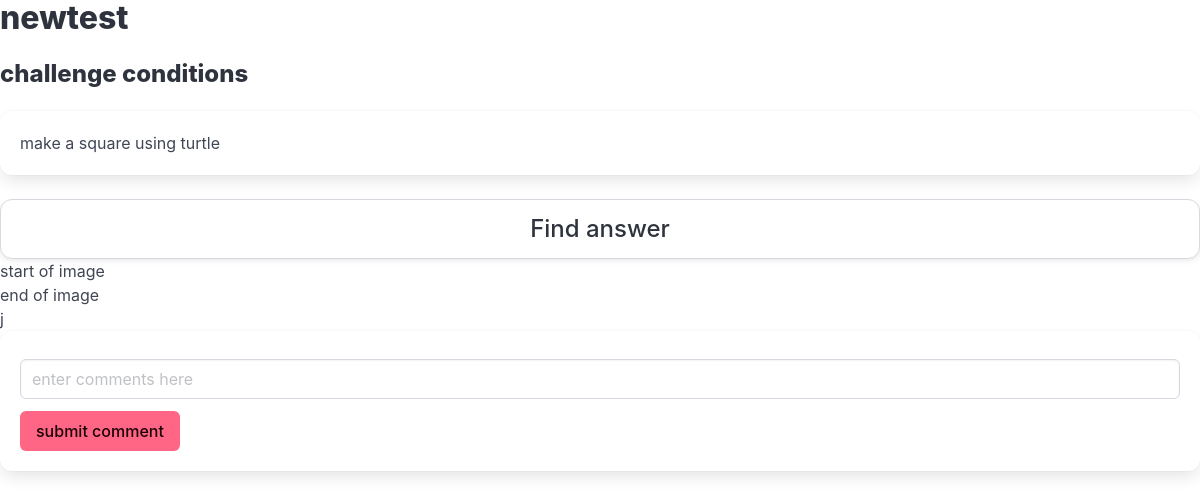
/challenge_page/11, run on the app's committed database.
### spiceman/models.py (models this page shows, shortened)
class Challenge(models.Model):
    title = models.CharField(max_length=50)
    text = models.CharField(max_length=300)
    difficulty = models.PositiveSmallIntegerField(default=3)
    author = models.ForeignKey(User, on_delete=models.CASCADE, related_name='challenges_authored')
    creation_date = models.DateTimeField("date posted", auto_now_add=True)
    likers = models.ManyToManyField(User, related_name='challenges_liked')
    answer_image = models.ImageField()
    answer_text = models.TextField()
    isweekly = models.BooleanField(default=False)

### spiceman/views.py (the view)
# urls.py: path("challenge_page/<int:challenge_id>",views.challenge_page, name ="challenge_page"),
def challenge_page(request,challenge_id):
    challenge = Challenge.objects.get(id=challenge_id)
    return render(request, 'spiceman/challenge.html', {'challenge':challenge})

### spiceman/templates/spiceman/challenge.html (shortened to what this page needs)
<!DOCTYPE html>
<html lang="en">
<head>
    <link rel="stylesheet" href="https://cdn.jsdelivr.net/npm/bulma@1.0.1/css/bulma.min.css">
</head>
<body>
    <h1 class="title">{{challenge.title}}</h1>
    <h1 class="title is-4" >challenge conditions</h1>
    <div class="box"> {{challenge.text}}</div>
    <button class="button is-large is-fullwidth" class="button is-danger">Find answer</button>
    <p>start of image</p>
    <p>end of image</p>
    {{challenge.answer_text}}
    {% include 'spiceman/comments.html' %}
</body>
</html>

### data on the page
Challenge: title "newtest", text "make a square using turtle", answer_text "j"
